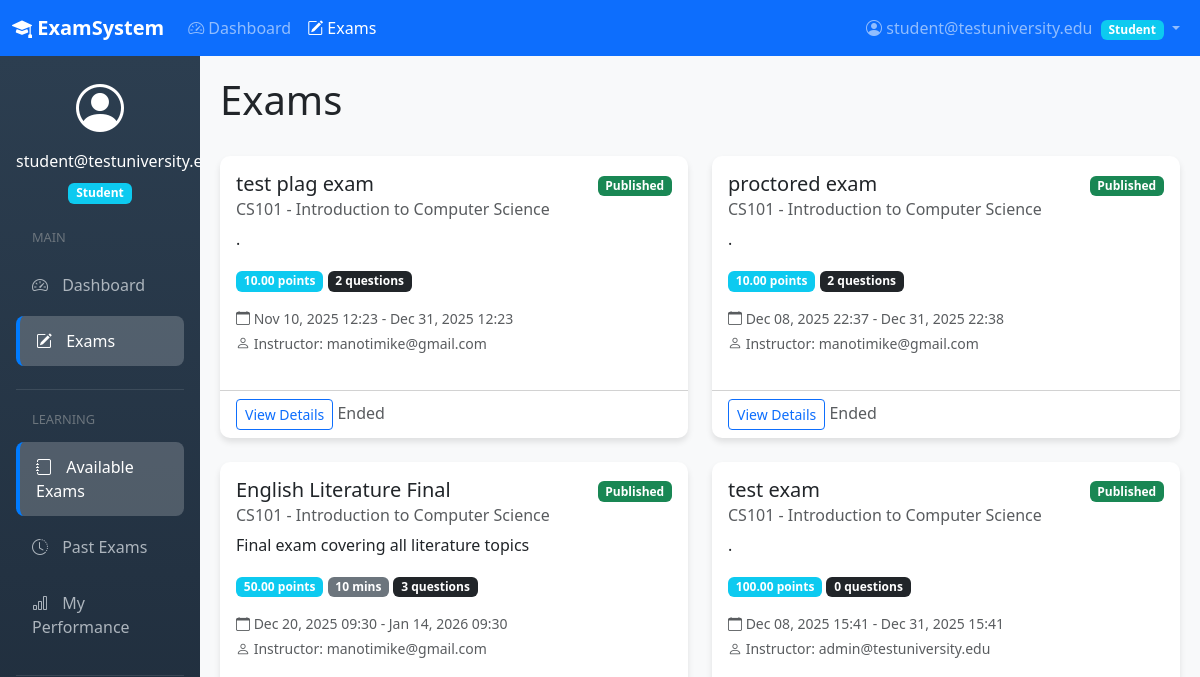
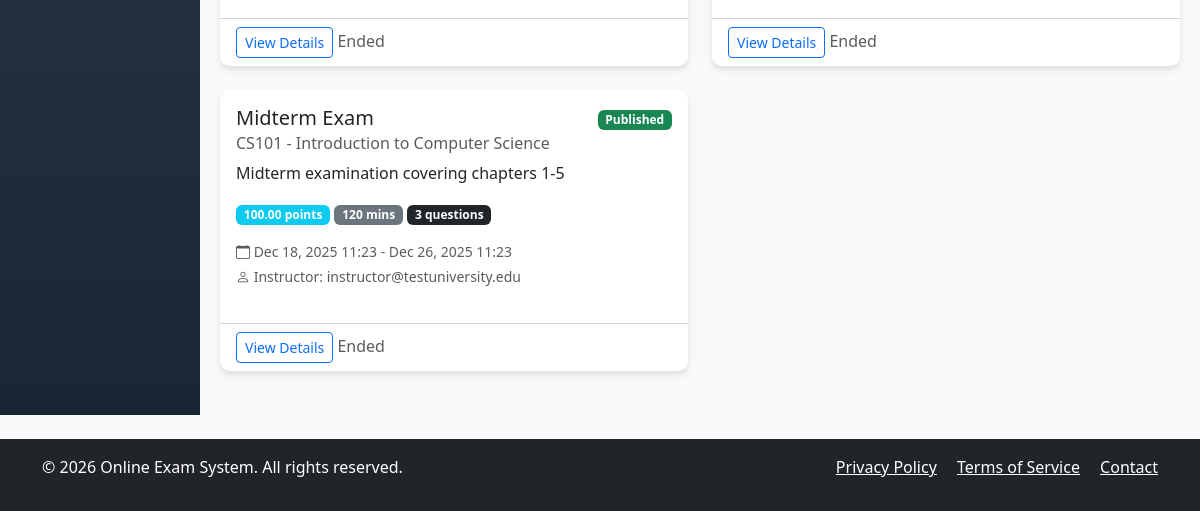
The page /exams/ (signed in) on the database as committed earlier (2 pictures, top to bottom).
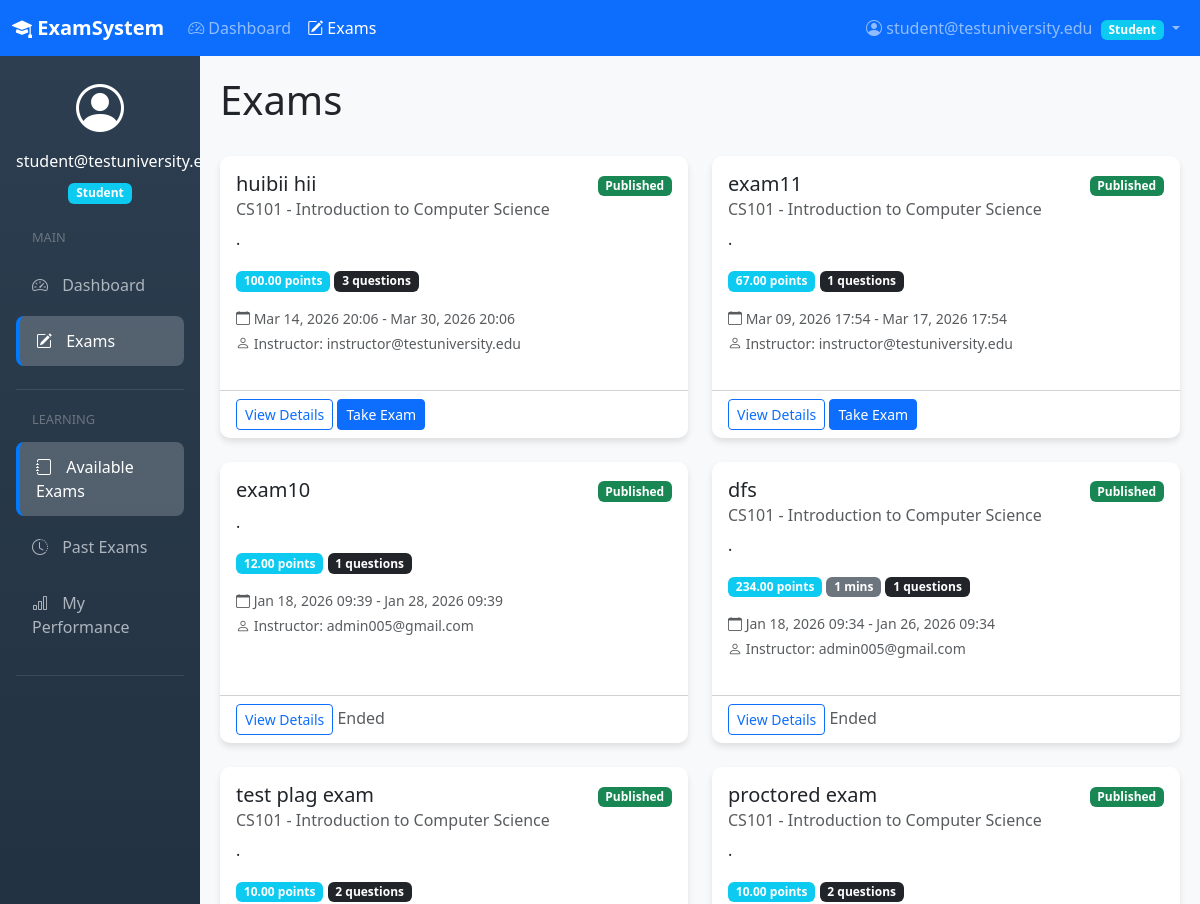
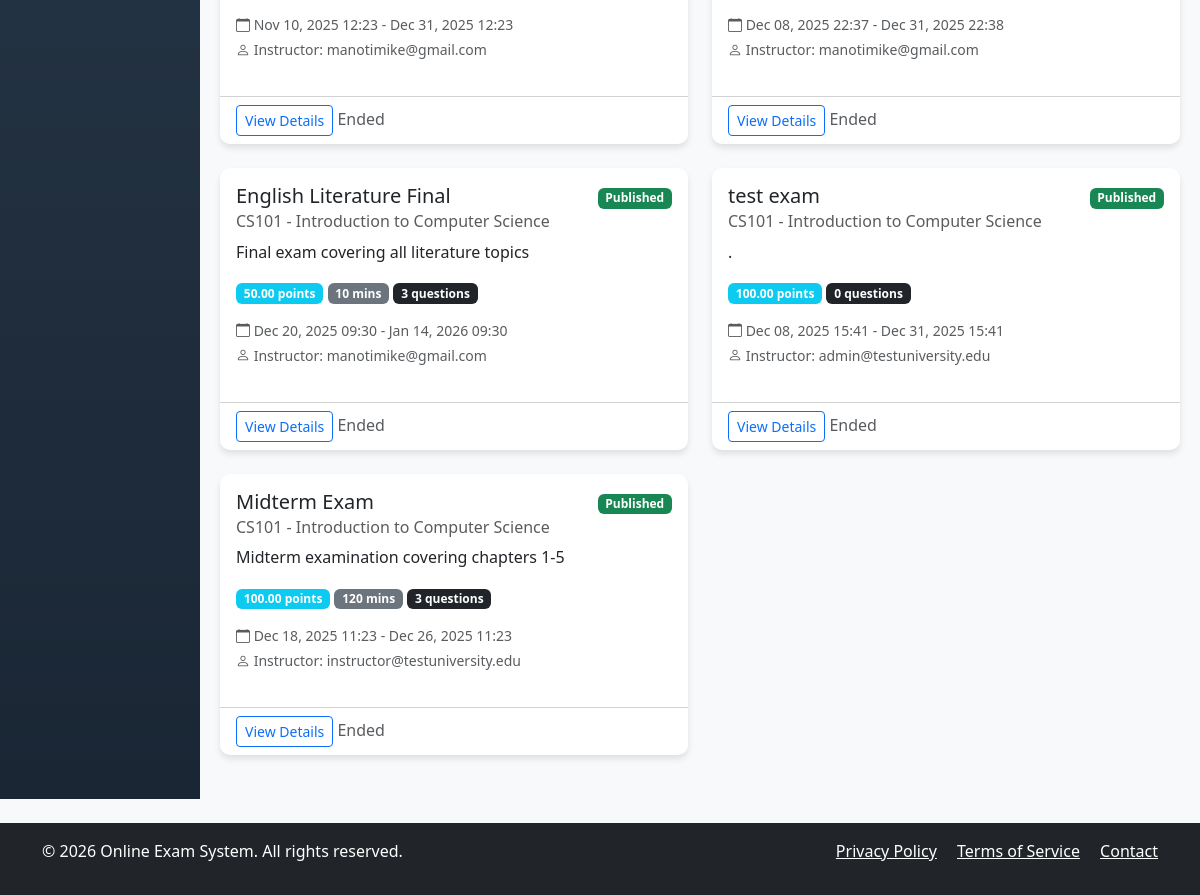
The same page on the database as committed later (2 pictures, top to bottom).
### apps/users/models.py (models this page shows, shortened)
class CustomUser(AbstractUser):
    USER_ROLES = (
        ('ADMIN', 'Administrator'),
        ('INSTRUCTOR', 'Instructor'),
        ('STUDENT', 'Student'),
    )
    email = models.EmailField(_('email address'), unique=True)
    role = models.CharField(max_length=20, choices=USER_ROLES, default='STUDENT')
    institution = models.ForeignKey(Institution, on_delete=models.SET_NULL, null=True, blank=True)
    username = models.CharField(max_length=150, unique=True)
    USERNAME_FIELD = 'email'
    REQUIRED_FIELDS = ['username', 'role']
    objects = CustomUserManager()
    class Meta:
        verbose_name = _('user')
        verbose_name_plural = _('users')

### apps/exams/models.py (models this page shows, shortened)
class Exam(models.Model):
    exam_id = models.UUIDField(primary_key=True, default=uuid.uuid4, editable=False)
    title = models.CharField(max_length=255)
    description = models.TextField(blank=True)
    instructor = models.ForeignKey(CustomUser, on_delete=models.CASCADE, related_name='exams_created')
    course = models.ForeignKey(Course, on_delete=models.CASCADE, null=True, blank=True)
    time_limit_minutes = models.IntegerField(null=True, blank=True)
    total_points = models.DecimalField(max_digits=10, decimal_places=2, validators=[MinValueValidator(0)])
    passing_score = models.DecimalField(max_digits=10, decimal_places=2, null=True, blank=True)
    start_date = models.DateTimeField()
    end_date = models.DateTimeField()
    is_published = models.BooleanField(default=False)
    require_secure_browser = models.BooleanField(default=False)
    enable_plagiarism_check = models.BooleanField(default=False)
    created_at = models.DateTimeField(auto_now_add=True)
    updated_at = models.DateTimeField(auto_now=True)

class Course(models.Model):
    course_id = models.UUIDField(primary_key=True, default=uuid.uuid4, editable=False)
    title = models.CharField(max_length=255)
    code = models.CharField(max_length=50, unique=True)
    description = models.TextField(blank=True)
    instructor = models.ForeignKey(CustomUser, on_delete=models.CASCADE, related_name='courses_taught')
    institution = models.ForeignKey(Institution, on_delete=models.CASCADE, null=True)
    created_at = models.DateTimeField(auto_now_add=True)

### apps/exams/views.py (the view)
# urls.py: path('', views.exam_list, name='exam_list'),
@login_required
def exam_list(request):
    user = request.user
    if user.role == 'INSTRUCTOR':
        exams = Exam.objects.filter(instructor=user).order_by('-created_at')
    elif user.role == 'STUDENT':
        exams = Exam.objects.filter(is_published=True).order_by('-created_at')
    else:  # ADMIN
        exams = Exam.objects.all().order_by('-created_at')
    context = {
        'exams': exams,
        'now': timezone.now()
    }
    return render(request, 'exams/exam_list.html', context)

### apps/core/context_processors.py (called while the page is built)
def notification_counts(request):
    if request.user.is_authenticated:
        if request.user.role in ['INSTRUCTOR', 'ADMIN']:
            flagged_count = ProctoringSession.objects.filter(
                submission__exam__instructor=request.user,
                status='FLAGGED'
            ).count()
            pending_count = Submission.objects.filter(
                exam__instructor=request.user,
                is_graded=False,
                submitted_at__isnull=False
            ).count()
            return {
                'flagged_sessions_count': flagged_count,
                'grading_pending_count': pending_count
            }
    return {}

### templates/exams/exam_list.html (shortened to what this page needs)
{% extends 'base.html' %}
{% block content %}
<div class="d-flex justify-content-between align-items-center mb-4">
    <h1>Exams</h1>
</div>
<div class="row">
    {% for exam in exams %}
    <div class="col-md-6 mb-4">
        <div class="card h-100">
            <div class="card-body">
                <div class="d-flex justify-content-between align-items-start">
                    <div>
                        <h5 class="card-title">{{ exam.title }}</h5>
                        {% if exam.course %}
                            <h6 class="card-subtitle mb-2 text-muted">{{ exam.course.code }} - {{ exam.course.title }}</h6>
                        {% endif %}
                    </div>
                    <div class="text-end">
                        <span class="badge bg-{% if exam.is_published %}success{% else %}warning{% endif %}">
                            {% if exam.is_published %}Published{% else %}Draft{% endif %}
                        </span>
                    </div>
                </div>
                <p class="card-text">{{ exam.description|truncatewords:30 }}</p>
                <div class="mb-3">
                    <span class="badge bg-info">{{ exam.total_points }} points</span>
                    {% if exam.time_limit_minutes %}
                        <span class="badge bg-secondary">{{ exam.time_limit_minutes }} mins</span>
                    {% endif %}
                    <span class="badge bg-dark">{{ exam.questions.count }} questions</span>
                </div>
                <div class="small text-muted">
                    <p class="mb-1">
                        <i class="bi bi-calendar"></i>
                        {{ exam.start_date|date:"M d, Y H:i" }} - {{ exam.end_date|date:"M d, Y H:i" }}
                    </p>
                    <p class="mb-0">
                        <i class="bi bi-person"></i> Instructor: {{ exam.instructor.email }}
                    </p>
                </div>
            </div>
            <div class="card-footer bg-transparent">
                <a href="{% url 'exams:exam_detail' exam.exam_id %}" class="btn btn-outline-primary btn-sm">
                    View Details
                </a>
                {% if user.role == 'STUDENT' and exam.is_published %}
                    {% if now >= exam.start_date and now <= exam.end_date %}
                        <a href="{% url 'exams:take_exam' exam.exam_id %}" class="btn btn-primary btn-sm">
                            Take Exam
                        </a>
                    {% elif now < exam.start_date %}
                        <span class="text-muted">Starts soon</span>
                    {% else %}
                        <span class="text-muted">Ended</span>
                    {% endif %}
                {% endif %}
            </div>
        </div>
    </div>
    {% endfor %}
</div>
{% endblock %}

### templates/base.html (shortened to what this page needs)
<!DOCTYPE html>
<html lang="en">
<head>
    <link href="https://cdn.jsdelivr.net/npm/bootstrap@5.3.0-alpha1/dist/css/bootstrap.min.css" rel="stylesheet">
    <link rel="stylesheet" href="https://cdn.jsdelivr.net/npm/bootstrap-icons@1.10.0/font/bootstrap-icons.css">
</head>
<body>
    <nav class="navbar navbar-expand-lg navbar-dark bg-primary sticky-top">
        <div class="container-fluid">
            <a class="navbar-brand" href="{% url 'core:home' %}">
                <i class="bi bi-mortarboard-fill"></i> ExamSystem
            </a>
            <div class="collapse navbar-collapse" id="navbarNav">
                <ul class="navbar-nav me-auto">
                    <li class="nav-item">
                        <a class="nav-link {% if request.resolver_match.url_name == 'dashboard' %}active{% endif %}" href="{% url 'core:dashboard' %}">
                            <i class="bi bi-speedometer2"></i> Dashboard
                        </a>
                    </li>
                    <li class="nav-item">
                        <a class="nav-link {% if 'exam' in request.path %}active{% endif %}" href="{% url 'exams:exam_list' %}">
                            <i class="bi bi-pencil-square"></i> Exams
                        </a>
                    </li>
                </ul>
                <ul class="navbar-nav">
                    {% if user.is_authenticated %}
                        <li class="nav-item dropdown">
                            <a class="nav-link dropdown-toggle" href="#" role="button" data-bs-toggle="dropdown">
                                <i class="bi bi-person-circle"></i>
                                {% if user.get_full_name %}
                                    {{ user.get_full_name }}
                                {% else %}
                                    {{ user.email }}
                                {% endif %}
                                <span class="badge bg-{% if user.role == 'INSTRUCTOR' %}warning{% elif user.role == 'ADMIN' %}danger{% else %}info{% endif %} ms-1">
                                    {{ user.get_role_display }}
                                </span>
                            </a>
                        </li>
                    {% endif %}
                </ul>
            </div>
        </div>
    </nav>
    <div class="container-fluid">
        <div class="row">
            {% if user.is_authenticated %}
            <div class="col-md-2 d-none d-md-block sidebar p-0">
                <div class="p-3">
                    <div class="text-center mb-4">
                        <i class="bi bi-person-circle" style="font-size: 3rem;"></i>
                        <h6 class="mt-2 text-white">
                            {% if user.get_full_name %}
                                {{ user.get_full_name }}
                            {% else %}
                                {{ user.email }}
                            {% endif %}
                        </h6>
                        <span class="badge bg-{% if user.role == 'INSTRUCTOR' %}warning{% elif user.role == 'ADMIN' %}danger{% else %}info{% endif %}">
                            {{ user.get_role_display }}
                        </span>
                    </div>
                    <div class="sidebar-section">
                        <div class="sidebar-section-title">Main</div>
                        <nav class="nav flex-column">
                            <a class="nav-link {% if request.resolver_match.url_name == 'dashboard' %}active{% endif %}" href="{% url 'core:dashboard' %}">
                                <i class="bi bi-speedometer2"></i> Dashboard
                            </a>
                            <a class="nav-link {% if 'exam' in request.path %}active{% endif %}" href="{% url 'exams:exam_list' %}">
                                <i class="bi bi-pencil-square"></i> Exams
                            </a>
                        </nav>
                    </div>
                    {% if user.role == 'STUDENT' %}
                    <div class="sidebar-section">
                        <div class="sidebar-section-title">Learning</div>
                        <nav class="nav flex-column">
                            <a class="nav-link" href="{% url 'exams:exam_list' %}">
                                <i class="bi bi-journal"></i> Available Exams
                            </a>
                            <a class="nav-link" href="#">
                                <i class="bi bi-clock-history"></i> Past Exams
                            </a>
                            <a class="nav-link" href="#">
                                <i class="bi bi-bar-chart"></i> My Performance
                            </a>
                        </nav>
                    </div>
                    {% endif %}
                </div>
            </div>
            {% endif %}
            <div class="col-md-{% if user.is_authenticated %}10{% else %}12{% endif %} main-content">
                {% block content %}{% endblock %}
            </div>
        </div>
    </div>
    <footer class="bg-dark text-white text-center py-3 mt-4">
        <div class="container">
            <div class="row">
                <div class="col-md-6 text-md-start">
                    <p>&copy; {% now "Y" %} Online Exam System. All rights reserved.</p>
                </div>
                <div class="col-md-6 text-md-end">
                    <a href="#" class="text-white me-3">Privacy Policy</a>
                    <a href="#" class="text-white me-3">Terms of Service</a>
                    <a href="#" class="text-white">Contact</a>
                </div>
            </div>
        </div>
    </footer>
</body>
</html>

### templates/base.html (style rules this page uses)
body { background-color: #f8f9fa; }
.navbar-brand { font-weight: bold; }
.sidebar { min-height: calc(100vh - 56px); background: linear-gradient(180deg, #2c3e50 0%, #1a2634 100%); color: #fff; }
.sidebar .nav-link { color: #adb5bd; padding: 0.8rem 1rem; margin: 0.2rem 0; border-radius: 8px; transition: all 0.2s; }
.sidebar .nav-link.active { color: #ffffff; background: rgba(255,255,255,0.2); border-left: 4px solid #007bff; }
.sidebar .nav-link i { margin-right: 10px; width: 20px; text-align: center; }
.sidebar-section { margin-bottom: 20px; padding-bottom: 20px; border-bottom: 1px solid rgba(255,255,255,0.1); }
.sidebar-section-title { font-size: 0.8rem; text-transform: uppercase; color: #6c757d; margin-bottom: 10px; padding-left: 1rem; }
.main-content { padding: 20px; background-color: #f8f9fa; min-height: calc(100vh - 56px); }
.card { box-shadow: 0 4px 6px rgba(0,0,0,0.1); margin-bottom: 20px; border: none; border-radius: 10px; }

Rows that differ between the two databases and show on the page:
added Exam: title "huibii hii", course.code "CS101", course "Introduction to Computer Science", is_published "Published", description ".", total_points "100.00", questions.count "3", start_date "Mar 14, 2026 20:06", end_date "Mar 30, 2026 20:06", instructor.email "instructor@testuniversity.edu"
added Exam: title "exam11", course.code "CS101", course "Introduction to Computer Science", is_published "Published", description ".", total_points "67.00", questions.count "1", start_date "Mar 09, 2026 17:54", end_date "Mar 17, 2026 17:54", instructor.email "instructor@testuniversity.edu"
added Exam: title "exam10", is_published "Published", description ".", total_points "12.00", questions.count "1", start_date "Jan 18, 2026 09:39", end_date "Jan 28, 2026 09:39", instructor.email "admin005@gmail.com"
added Exam: title "dfs", course.code "CS101", course "Introduction to Computer Science", is_published "Published", description ".", total_points "234.00", time_limit_minutes "1", questions.count "1", start_date "Jan 18, 2026 09:34", end_date "Jan 26, 2026 09:34", instructor.email "admin005@gmail.com"
